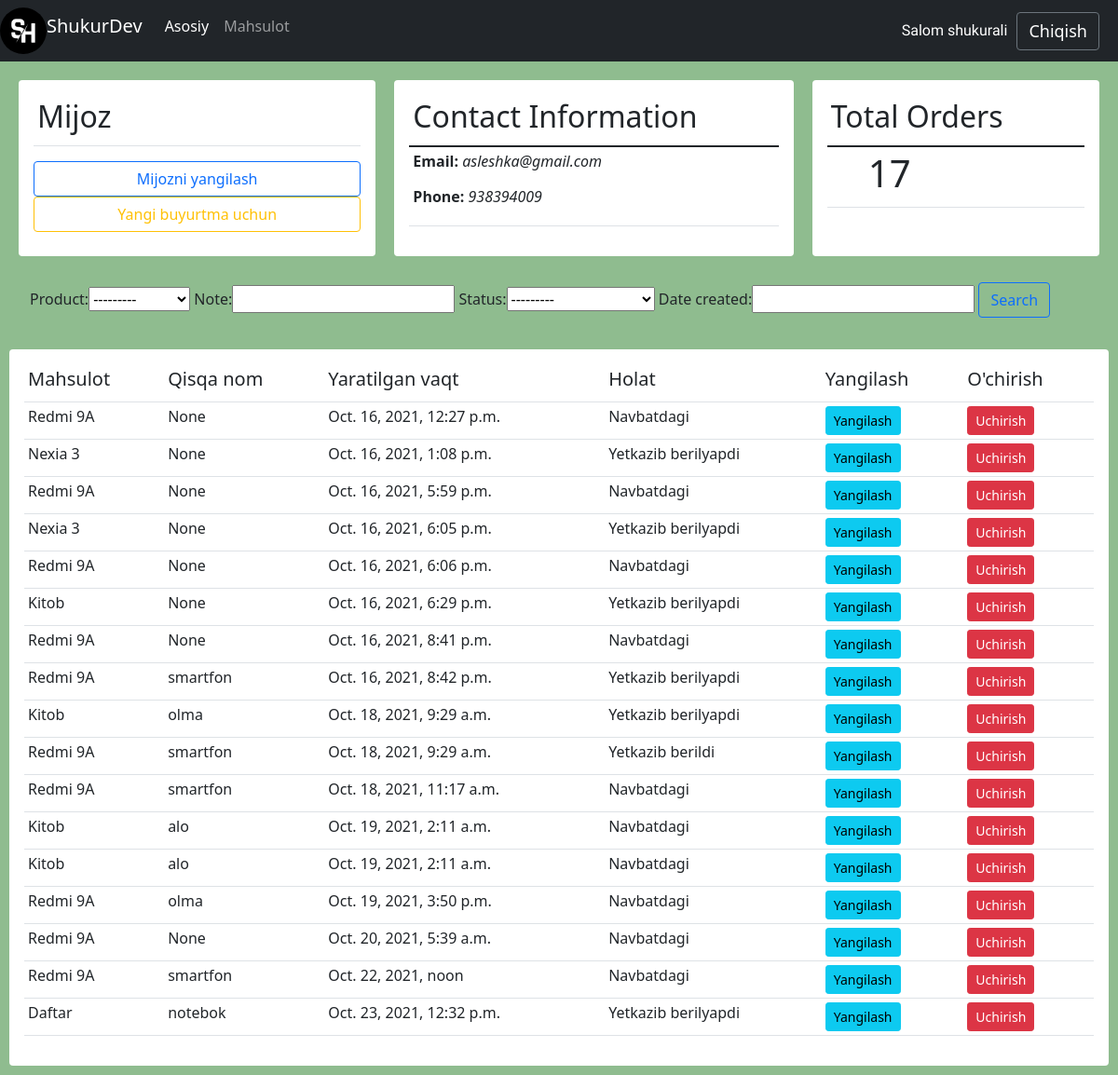
Page /customer/1/ (signed in) on the earlier database version.
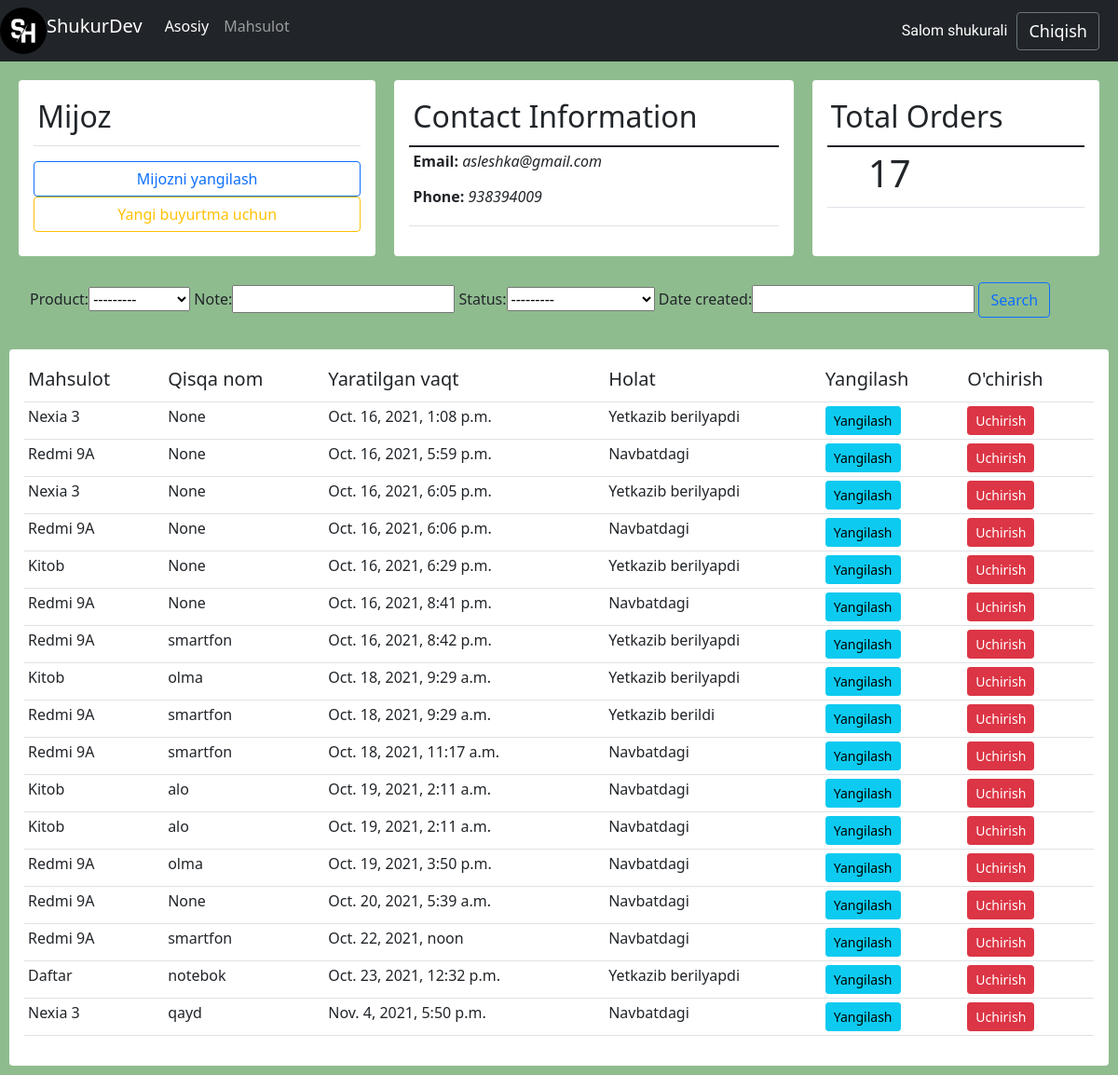
Same page on the later database version.
### crm/models.py (models this page shows, shortened)
class Order(models.Model):
    customer = models.ForeignKey(Customer, null=True, on_delete=models.SET_NULL)
    product = models.ForeignKey(Product, null=True, on_delete=models.SET_NULL)
    note = models.CharField(max_length=100, null=True)
    STATUS = (
        ('Navbatdagi', 'Navbatdagi'),
        ('Yetkazib berilyapdi', 'Yetkazib berilyapti'),
        ('Yetkazib berildi', 'Yetkazib berildi'),
    )
    status = models.CharField(max_length=200, choices=STATUS)
    date_created = models.DateTimeField(auto_now_add=True)

class Product(models.Model):
    CATEGORY = (
        ('ichki mahsulot', 'Ichki mahsulot'),
        ('Tashqi mahsulot', 'Tashqi mahsulot'),
    )
    name = models.CharField(max_length=100)
    price = models.FloatField(null=True)
    category = models.CharField(max_length=200, choices=CATEGORY)
    description = models.TextField(null=True)
    date_created = models.DateTimeField(auto_now_add=True)
    tags = models.ManyToManyField(Tag)
    def __str__(self):
        return self.name

### crm/decorators.py (the view)
        def wrapper_func(request, *args, **kwargs):
            group = None
            if request.user.groups.exists():
                group = request.user.groups.all()[0].name
            if group in allowed_roles:
                return view_func(request, *args, **kwargs)
            else:
                return HttpResponse('you are not authorize')

### crm/views.py (called while the page is built)
@login_required(login_url='login')
@allowed_user(allowed_roles=['admin'])
def customer(request, pk):
    customer = Customer.objects.get(id=pk)
    orders = customer.order_set.all()
    myfilter = OrderFilter(request.GET, queryset=orders)
    orders = myfilter.qs
    total_order = orders.count()
    delivered = orders.filter(status='Yetkazib berildi').count()
    pending = orders.filter(status='Yetkazib berilyapdi').count()
    context = {
        'customer': customer,
        'orders': orders,
        'total_orders': total_order,
        'delivered': delivered,
        'pending': pending,
        'myfilter': myfilter,
    }
    return render(request, 'customer.html', context)

### templates/customer.html
{% extends 'base.html' %}
{% block content %}
<body class="oraligi">
   <div id="stil">
        <div style=" display: flex; border:4px;">
               <div  class="card card-body" id="stil" style="width:300px">
                    <table class="table table-sm" >
                        <tr>
                            <th>
                                <h2>Mijoz</h2>
                            </th>
                        </tr>
                    </table>
                    <button type="button" class="btn btn-outline-primary">Mijozni yangilash</button>
                    <a  href="{% url 'create_order' customer.id %}" class="btn btn-outline-warning">Yangi buyurtma uchun</a>
                </div>
                <div  class="card card-body" id="stil">
                    <table class="table table-sm" >
                        <tr>
                            <th>
                                <h2>Contact Information</h2>
                            </th>
                        </tr>
                        <tbody>
                        <td><p><b>Email:</b> <i>{{ customer.email }}</i></p>
                            <p><b>Phone:</b>  <i>{{ customer.phone }}</i></p>
                        </td>
                        </tbody>
                    </table>
                </div>
                <div  class="card card-body" id="stil">
                    <table class="table table-sm" >
                        <tr>
                            <th>
                                <h2>Total Orders</h2>
                            </th>
                        </tr>
                        <tbody>
                        <td>
                            <h1 style="margin-left: 40px;" class="card-title">{{ total_orders }}</h1>
                        </td>
                        </tbody>
                    </table>
                </div>
        </div>
        <div>
            <nav class="navbar navbar-light bg-drink" id="stil">
                  <div class="container-fluid">
                        <form method = "GET">{%  csrf_token %}
                            <div style="border-width: 6px;">
                                <span style="border-width: 5px">{{ myfilter.form }}</span>
                                <span><button class="btn btn-outline-primary" type="submit">Search</button></span>
                            </div>
                        </form>
                  </div>
            </nav>
        </div>
</div>
    <div  class="card card-body" id="stil">
			<table class="table table-sm" >
				<tr>
					<th>
						<h5>Mahsulot</h5>
					</th>
					<th>
						<h5>Qisqa nom</h5>
					</th>
					<th>
						<h5>Yaratilgan vaqt</h5>
					</th>
					<th>
						<h5>Holat</h5>
					</th>
					<th>
						<h5>Yangilash</h5>
					</th>
					<th>
						<h5>O'chirish</h5>
					</th>
				</tr>
				{% for order in orders %}
					<tr>
						<td>{{order.product}}</td>
						<td>{{order.note}}</td>
						<td>{{order.date_created}}</td>
						<td>{{order.status}}</td>
						<td><a class = "btn btn-sm btn-info" href="{% url 'update_order' order.id %}">Yangilash</a></td>
						<td><a class="btn btn-sm btn-danger" href="{% url 'delete_order' order.id %}">Uchirish</a></td>
					</tr>
				{% endfor %}
			</table>
		</div>
</body>
{% endblock %}

Differences in the rows shown:
removed Order: product "Redmi 9A", note "None", date_created "Oct. 16, 2021, 12:27 p.m.", status "Navbatdagi"
added Order: product "Nexia 3", note "qayd", date_created "Nov. 4, 2021, 5:50 p.m.", status "Navbatdagi"
